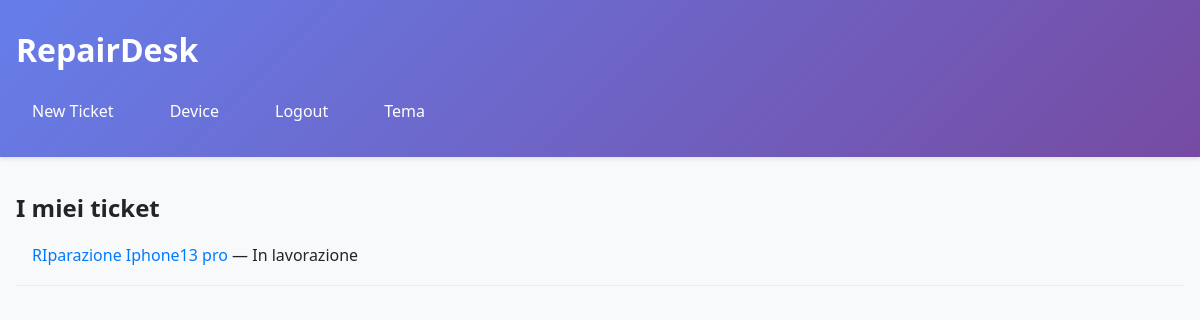
Before: /my-tickets/ (signed in) with the older database file.
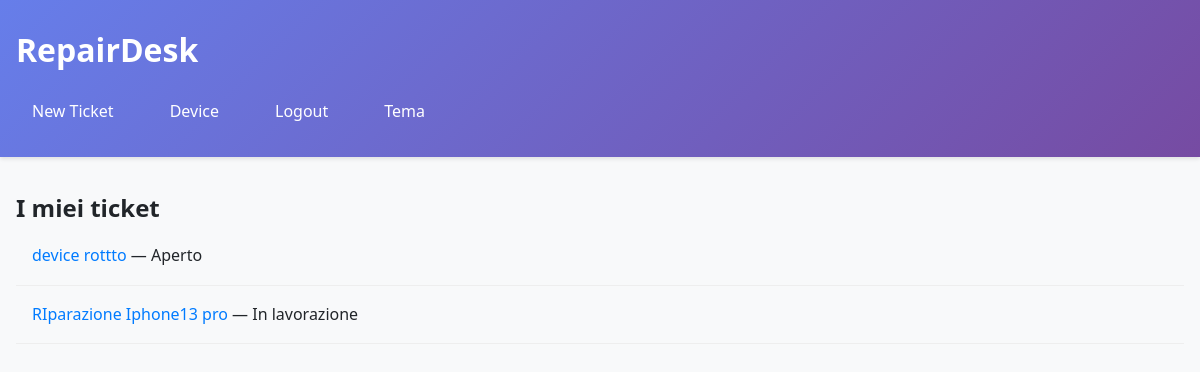
After: the same page with the newer database file.
### core/models.py (models this page shows, shortened)
class Ticket(models.Model):
    STATUS_CHOICES = [
        ('OPEN', 'Aperto'),
        ('IN_PROGRESS', 'In lavorazione'),
        ('CLOSED', 'Chiuso'),
    ]
    PRIORITY_CHOICES = [
        ('LOW', 'Bassa'),
        ('MEDIUM', 'Media'),
        ('HIGH', 'Alta'),
    ]
    title = models.CharField(max_length=100)
    description = models.TextField()
    device = models.ForeignKey(Device, on_delete=models.CASCADE, related_name='tickets')
    customer = models.ForeignKey(User, on_delete=models.CASCADE, related_name='tickets_opened')
    technician = models.ForeignKey(User, on_delete=models.SET_NULL, null=True, blank=True, related_name='tickets_assigned')
    status = models.CharField(max_length=20, choices=STATUS_CHOICES, default='OPEN')
    priority = models.CharField(max_length=10, choices=PRIORITY_CHOICES, default='MEDIUM')
    created_at = models.DateTimeField(auto_now_add=True)
    updated_at = models.DateTimeField(auto_now=True)
    expected_close_date = models.DateField(null=True, blank=True)
    class Meta:
        ordering = ['-created_at']
        permissions = [
            ("view_manager_dashboard", "Può vedere la dashboard manager"),
        ]

### core/views.py (the view)
# urls.py: path('my-tickets/', views.MyTicketsView.as_view(), name='my_tickets'),  # ristretto
@method_decorator(login_required, name='dispatch')
class MyTicketsView(ListView):
    model = Ticket
    template_name = 'core/my_tickets.html'
    context_object_name = 'tickets'
    def get_queryset(self):
        return Ticket.objects.filter(customer=self.request.user).select_related('device')

### core/templates/core/my_tickets.html (shortened to what this page needs)
{% extends 'core/base.html' %}
{% block content %}
<h2>I miei ticket</h2>
<ul>
    {% for ticket in tickets %}
        <li>
            <a href="{% url 'ticket_detail' ticket.pk %}">{{ ticket.title }}</a>
            — {{ ticket.get_status_display }}
        </li>
    {% empty %}
        <li>Non hai ticket aperti.</li>
    {% endfor %}
</ul>
{% endblock %}

Changed rows visible on the page:
added Ticket: title "device rottto", status "Aperto"
